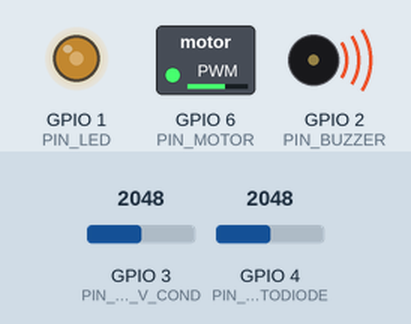
A sketch run on a simulated ESP32-C3. On the bench: switched loads named in the sketch (green lamp = pin HIGH), output pins drawn as LEDs (lit = HIGH), buzzer (waves = sounding). The test bench sets the inputs (shaded band); at power-on: GPIO 3 (PIN_ADC_V_COND) = 2048, GPIO 4 (PIN_PHOTODIODE) = 2048. Random numbers use the default seed unless the sketch sets one; what the sketch prints to the serial monitor is not drawn.

Above: at 1.25 s.
1.3 s: GPIO 3 (PIN_ADC_V_COND) set to 2866
At 2.71 s:
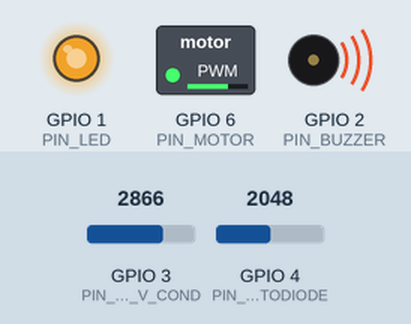
4.3 s: GPIO 3 (PIN_ADC_V_COND) set to 1228
At 6.73 s:
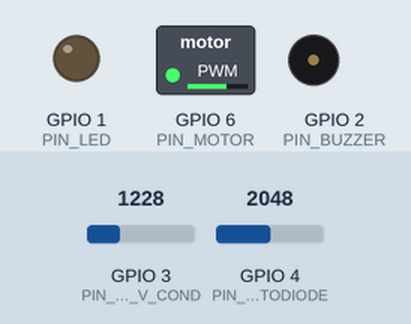
7.3 s: GPIO 3 (PIN_ADC_V_COND) set to 2047
At 8.9 s:
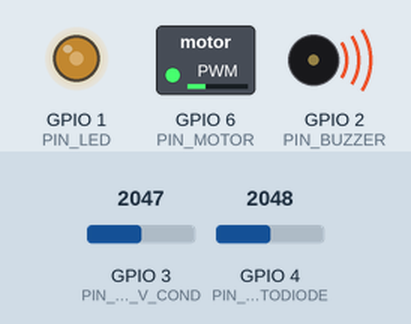
10.3 s: GPIO 3 (PIN_ADC_V_COND) set to 491
At 10.61 s:
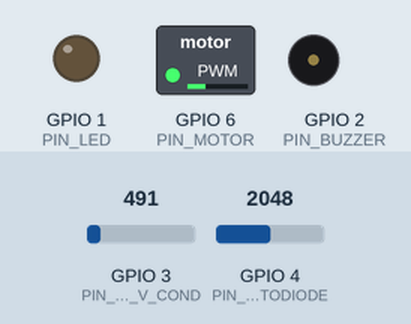
13.3 s: GPIO 3 (PIN_ADC_V_COND) set to 3603
At 14.02 s:
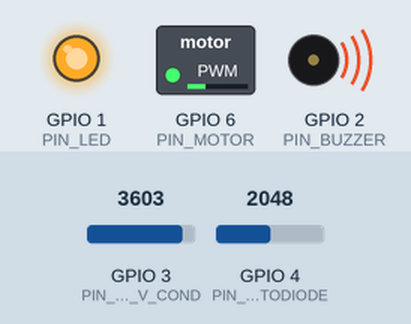
Timing chart, 0 to 17.3 s (numbered marks = the images above; inputs shaded):
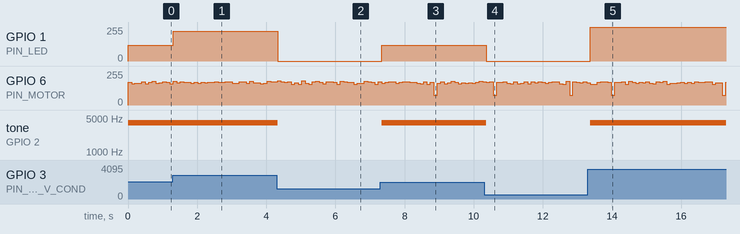

Measured:
- after the input at 1.3 s, GPIO 1 (PIN_LED): 119/255 → 224/255 at once
- after the input at 4.3 s, GPIO 1 (PIN_LED): 224/255 → 0/255 at once; tone on GPIO 2 (PIN_BUZZER): 4000 Hz → silent at once
- after the input at 7.3 s, GPIO 1 (PIN_LED): 0/255 → 119/255 at once; tone on GPIO 2 (PIN_BUZZER): silent → 4000 Hz at once
- after the input at 10.3 s, GPIO 1 (PIN_LED): 119/255 → 0/255 after 0.06 s; tone on GPIO 2 (PIN_BUZZER): 4000 Hz → silent after 0.06 s
- after the input at 13.3 s, GPIO 1 (PIN_LED): 0/255 → 255/255 after 0.08 s; tone on GPIO 2 (PIN_BUZZER): silent → 4000 Hz after 0.08 s

The sketch:

ze_bot.ino
```cpp
/*
 * ze_bot.ino — прошивка бота Ze-Hierarchy
 * Платформа: ESP32-C3 (RISC-V)
 *
 * Функции:
 * - Измерение V_cap (RC-таймер возраста) через ADC
 * - Управление LED + пьезо через LM393 компаратор
 * - Фототаксис: движение к яркому LED другого бота
 * - Звуковой репульсор: избегание столкновений
 * - ESP-NOW: передача ID + V_cap + возраст + τ_sick
 */

#include <esp_now.h>
#include <WiFi.h>
#include <esp_wifi.h>

// ======================== ПИНЫ ========================
#define PIN_LED          1   // GPIO1 — LED через LM393
#define PIN_BUZZER       2   // GPIO2 — пьезо через 2N3904
#define PIN_ADC_V_COND   3   // GPIO3 — V_cap (через делитель 100k/100k)
#define PIN_PHOTODIODE   4   // GPIO4 — фотодиод (через 10k pull-up)
#define PIN_MICROPHONE   5   // GPIO5 — MAX9814 микрофон
#define PIN_MOTOR        6   // GPIO6 — мотор через 2N3904
#define PIN_BUTTON_RESET 7   // GPIO7 — кнопка сброса
#define PIN_LM393_OUT    8   // GPIO8 — выход компаратора LM393

// ======================== ПАРАМЕТРЫ ========================
#define BOT_ID            1   // ID бота (1-120)
#define AGE_DAYS          0   // возраст в днях (0 = новый)
#define V0                5.0 // начальное напряжение RC
#define RC_TAU_DAYS       115.0 // постоянная времени RC
#define V_LED_TH          1.8 // порог LED
#define V_BUZZER_TH       2.5 // порог зуммера
#define V_REF             2.5 // опорное напряжение компаратора

#define PHOTOTAXIS_RADIUS 30.0  // см — радиус фототаксиса
#define SONAR_RADIUS      3.0   // см — радиус звукового репульсора
#define MOTOR_SPEED_BASE  150   // базовая скорость мотора (PWM 0-255)
#define MOTOR_SPEED_MAX   255   // макс скорость

#define ESP_NOW_CHANNEL   1     // WiFi канал для ESP-NOW

// ======================== ESP-NOW ПАКЕТ ========================
typedef struct {
  uint8_t id;           // 1B — ID бота
  uint16_t v_cap_adc;   // 2B — ADC V_cap
  uint16_t age_days;    // 2B — возраст в днях
  uint8_t tau_sick;     // 1B — τ_sick (0-255)
  uint8_t crc;          // 1B — контрольная сумма
} __attribute__((packed)) BotPacket;

BotPacket tx_packet;
BotPacket rx_packets[120]; // буфер принятых пакетов
int rx_count = 0;

// ======================== MAC-АДРЕС МАСТЕРА ========================
// MAC адрес ESP32-мастера (на USB)
uint8_t master_mac[] = {0x34, 0x85, 0x18, 0x00, 0x00, 0x00};

// ======================== СОСТОЯНИЕ ========================
float v_cap;          // текущее напряжение конденсатора
float led_brightness; // яркость LED (0.0 - 1.0)
bool buzzer_on;       // зуммер включён?
float buzzer_freq;    // частота зуммера (Гц)
float phototaxis_x;   // направление фототаксиса X
float phototaxis_y;   // направление фототаксиса Y
float sonar_x;        // направление репульсора X
float sonar_y;        // направление репульсора Y
int motor_pwm;        // PWM мотора

// ======================== ФУНКЦИИ ========================

// Измерение V_cap через ADC
float read_v_cap() {
  int adc_raw = analogRead(PIN_ADC_V_COND);
  // Делитель 100k/100k → V_adc = V_cap / 2
  // ADC ESP32-C3: 12-bit, 0-3.3V → V_cap = adc_raw * 3.3 / 4096 * 2
  float v_adc = (float)adc_raw * 3.3 / 4096.0;
  return v_adc * 2.0; // компенсация делителя
}

// Вычисление возраста из V_cap
float compute_age_days(float v) {
  if (v <= 0.0) return 999.0;
  return -RC_TAU_DAYS * log(v / V0);
}

// Яркость LED
float compute_led_brightness(float v) {
  float b = (v - V_LED_TH) / (V0 - V_LED_TH);
  if (b < 0.0) b = 0.0;
  if (b > 1.0) b = 1.0;
  return b;
}

// Состояние зуммера
bool is_buzzer_on(float v) {
  return v > V_BUZZER_TH;
}

// Частота зуммера
float compute_buzzer_freq(float v) {
  if (v <= V_BUZZER_TH) return 0.0;
  if (v > V_BUZZER_TH) return 4000.0; // молодой — высокий тон
  return 1000.0; // старый — низкий тон (если когда-нибудь переключится)
}

// PWM для заданной частоты (использует LEDC)
void set_buzzer_freq(float freq) {
  if (freq <= 0.0) {
    ledcWrite(0, 0); // выключить
    return;
  }
  // LEDC канал 0, разрешение 8-bit
  ledcWriteTone(0, freq);
}

// Фототаксис: анализ градиента света
void update_phototaxis() {
  // Читаем фотодиод
  int light_raw = analogRead(PIN_PHOTODIODE);

  // Если есть принятые пакеты от других ботов ищем ярких
  float target_x = 0.0, target_y = 0.0;
  int count = 0;

  for (int i = 0; i < rx_count; i++) {
    // Проверяем яркость LED другого бота по его V_cap
    float other_v = (float)rx_packets[i].v_cap_adc * 3.3 / 4096.0 * 2.0;
    float other_led = compute_led_brightness(other_v);

    if (other_led > 0.7) { // яркий бот
      // Упрощённо: случайное направление (в реальности — trilateration)
      target_x += (float)random(-100, 100) / 100.0;
      target_y += (float)random(-100, 100) / 100.0;
      count++;
    }
  }

  if (count > 0) {
    phototaxis_x = target_x / count;
    phototaxis_y = target_y / count;
  } else {
    // Случайное блуждание
    phototaxis_x = (float)random(-50, 50) / 100.0;
    phototaxis_y = (float)random(-50, 50) / 100.0;
  }
}

// Контрольная сумма (XOR всех байт)
uint8_t compute_crc(uint8_t *data, int len) {
  uint8_t crc = 0;
  for (int i = 0; i < len; i++) {
    crc ^= data[i];
  }
  return crc;
}

// ======================== ESP-NOW ОБРАБОТЧИКИ ========================

// Обработчик отправки
void on_data_sent(const uint8_t *mac, esp_now_send_status_t status) {
  // Не используется
}

// Обработчик приёма
void on_data_recv(const uint8_t *mac, const uint8_t *data, int len) {
  if (len != sizeof(BotPacket)) return;

  BotPacket *pkt = (BotPacket*)data;

  // Проверка CRC
  uint8_t crc = compute_crc((uint8_t*)pkt, sizeof(BotPacket) - 1);
  if (crc != pkt->crc) return;

  // Сохраняем в буфер
  if (rx_count < 120) {
    rx_packets[rx_count++] = *pkt;
  }
}

// ======================== SETUP ========================

void setup() {
  Serial.begin(115200);
  Serial.printf("\n\n=== Ze-Bot #%d ===\n", BOT_ID);
  Serial.printf("Age: %d days\n", AGE_DAYS);

  // Инициализация пинов
  pinMode(PIN_LED, OUTPUT);
  pinMode(PIN_BUZZER, OUTPUT);
  pinMode(PIN_MOTOR, OUTPUT);
  pinMode(PIN_PHOTODIODE, INPUT);
  pinMode(PIN_MICROPHONE, INPUT);
  pinMode(PIN_BUTTON_RESET, INPUT_PULLUP);
  pinMode(PIN_LM393_OUT, INPUT);

  // PWM настройка
  ledcSetup(0, 4000, 8); // канал 0, 4 кГц, 8 бит
  ledcAttachPin(PIN_BUZZER, 0);

  ledcSetup(1, 1000, 8); // канал 1, 1 кГц (мотор)
  ledcAttachPin(PIN_MOTOR, 1);

  // Измеряем V_cap при старте
  v_cap = read_v_cap();
  Serial.printf("V_cap: %.3f V\n", v_cap);

  // Настраиваем WiFi для ESP-NOW
  WiFi.mode(WIFI_STA);
  WiFi.disconnect();

  // ESP-NOW инициализация
  if (esp_now_init() != ESP_OK) {
    Serial.println("ESP-NOW init failed!");
    return;
  }

  // Регистрируем обработчики
  esp_now_register_send_cb(on_data_sent);
  esp_now_register_recv_cb(on_data_recv);

  // Добавляем мастера
  esp_now_peer_info_t peer;
  memset(&peer, 0, sizeof(peer));
  memcpy(peer.peer_addr, master_mac, 6);
  peer.channel = ESP_NOW_CHANNEL;
  peer.encrypt = false;

  if (esp_now_add_peer(&peer) != ESP_OK) {
    Serial.println("Master peer add failed!");
    return;
  }

  // Заполняем пакет
  tx_packet.id = BOT_ID;
  tx_packet.v_cap_adc = (uint16_t)((v_cap / 2.0) / 3.3 * 4096.0); // ADC value
  tx_packet.age_days = (uint16_t)AGE_DAYS;
  tx_packet.tau_sick = 0; // будет обновляться
  tx_packet.crc = compute_crc((uint8_t*)&tx_packet, sizeof(BotPacket) - 1);

  Serial.println("Ze-Bot ready!");
}

// ======================== LOOP ========================

void loop() {
  // 1. Измеряем V_cap
  v_cap = read_v_cap();

  // 2. Обновляем выходы
  led_brightness = compute_led_brightness(v_cap);
  buzzer_on = is_buzzer_on(v_cap);
  buzzer_freq = compute_buzzer_freq(v_cap);

  // 3. Управление LED (через LM393)
  if (led_brightness > 0.1) {
    analogWrite(PIN_LED, (int)(led_brightness * 255));
  } else {
    digitalWrite(PIN_LED, LOW);
  }

  // 4. Управление зуммером
  if (buzzer_on) {
    set_buzzer_freq(buzzer_freq);
  } else {
    ledcWrite(0, 0);
  }

  // 5. Фототаксис
  rx_count = 0; // сбрасываем буфер
  update_phototaxis();

  // 6. Движение
  // Направление = фототаксис + случайный шум
  float move_x = phototaxis_x;
  float move_y = phototaxis_y;
  float move_norm = sqrt(move_x * move_x + move_y * move_y);

  if (move_norm > 0.1) {
    motor_pwm = MOTOR_SPEED_BASE + (int)(50.0 * move_norm);
    if (motor_pwm > MOTOR_SPEED_MAX) motor_pwm = MOTOR_SPEED_MAX;
  } else {
    motor_pwm = MOTOR_SPEED_BASE / 2; // медленное случайное блуждание
  }

  ledcWrite(1, motor_pwm);

  // 7. Отправка ESP-NOW пакета
  tx_packet.v_cap_adc = (uint16_t)((v_cap / 2.0) / 3.3 * 4096.0);
  tx_packet.age_days = (uint16_t)compute_age_days(v_cap);
  tx_packet.crc = compute_crc((uint8_t*)&tx_packet, sizeof(BotPacket) - 1);

  esp_err_t result = esp_now_send(master_mac, (uint8_t*)&tx_packet, sizeof(tx_packet));

  // 8. Ждём
  delay(100); // 10 Hz цикл
}
```
